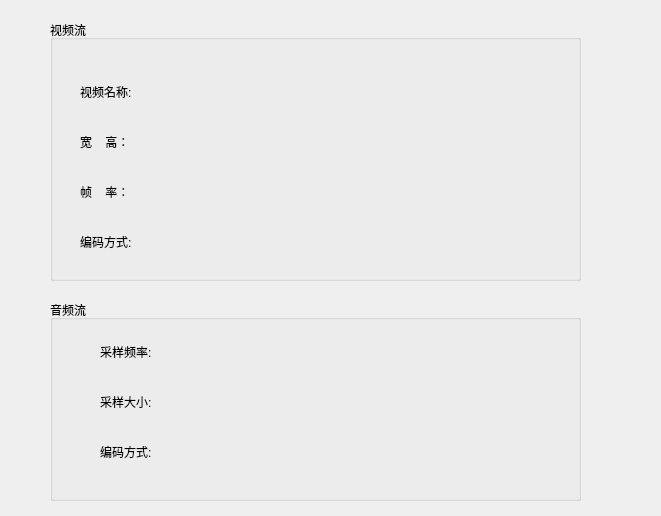
<?xml version="1.0" encoding="UTF-8"?>
<ui version="4.0">
 <class>StreamInfoDlg</class>
 <widget class="QDialog" name="StreamInfoDlg">
  <property name="geometry">
   <rect>
    <x>0</x>
    <y>0</y>
    <width>661</width>
    <height>516</height>
   </rect>
  </property>
  <property name="windowTitle">
   <string>流信息</string>
  </property>
  <widget class="QGroupBox" name="groupBox">
   <property name="geometry">
    <rect>
     <x>50</x>
     <y>20</y>
     <width>531</width>
     <height>261</height>
    </rect>
   </property>
   <property name="title">
    <string>视频流</string>
   </property>
   <widget class="QLabel" name="label">
    <property name="geometry">
     <rect>
      <x>30</x>
      <y>60</y>
      <width>108</width>
      <height>24</height>
     </rect>
    </property>
    <property name="text">
     <string>视频名称:</string>
    </property>
   </widget>
   <widget class="QLabel" name="label_2">
    <property name="geometry">
     <rect>
      <x>30</x>
      <y>110</y>
      <width>108</width>
      <height>24</height>
     </rect>
    </property>
    <property name="text">
     <string>宽    高：</string>
    </property>
   </widget>
   <widget class="QLabel" name="label_3">
    <property name="geometry">
     <rect>
      <x>30</x>
      <y>160</y>
      <width>108</width>
      <height>24</height>
     </rect>
    </property>
    <property name="text">
     <string>帧    率：</string>
    </property>
   </widget>
   <widget class="QLabel" name="label_4">
    <property name="geometry">
     <rect>
      <x>30</x>
      <y>210</y>
      <width>108</width>
      <height>24</height>
     </rect>
    </property>
    <property name="text">
     <string>编码方式:</string>
    </property>
   </widget>
  </widget>
  <widget class="QGroupBox" name="groupBox_2">
   <property name="geometry">
    <rect>
     <x>50</x>
     <y>300</y>
     <width>531</width>
     <height>201</height>
    </rect>
   </property>
   <property name="title">
    <string>音频流</string>
   </property>
   <widget class="QLabel" name="label_5">
    <property name="geometry">
     <rect>
      <x>50</x>
      <y>40</y>
      <width>108</width>
      <height>24</height>
     </rect>
    </property>
    <property name="text">
     <string>采样频率:</string>
    </property>
   </widget>
   <widget class="QLabel" name="label_6">
    <property name="geometry">
     <rect>
      <x>50</x>
      <y>90</y>
      <width>108</width>
      <height>24</height>
     </rect>
    </property>
    <property name="text">
     <string>采样大小:</string>
    </property>
   </widget>
   <widget class="QLabel" name="label_7">
    <property name="geometry">
     <rect>
      <x>50</x>
      <y>140</y>
      <width>108</width>
      <height>24</height>
     </rect>
    </property>
    <property name="text">
     <string>编码方式:</string>
    </property>
   </widget>
  </widget>
 </widget>
 <resources/>
 <connections/>
</ui>
